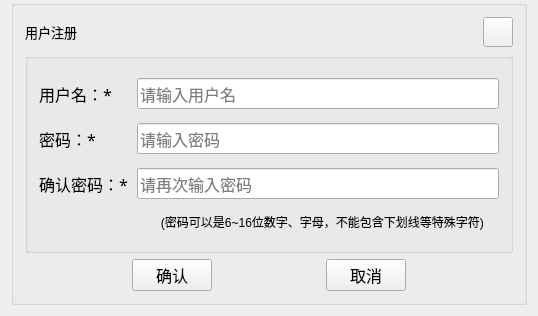
<?xml version="1.0" encoding="UTF-8"?>
<ui version="4.0">
 <class>addUser</class>
 <widget class="QWidget" name="addUser">
  <property name="geometry">
   <rect>
    <x>0</x>
    <y>0</y>
    <width>538</width>
    <height>316</height>
   </rect>
  </property>
  <property name="windowTitle">
   <string>addUser</string>
  </property>
  <layout class="QGridLayout" name="gridLayout_3">
   <property name="topMargin">
    <number>0</number>
   </property>
   <item row="0" column="0">
    <widget class="QGroupBox" name="groupBox_2">
     <property name="title">
      <string/>
     </property>
     <layout class="QGridLayout" name="gridLayout">
      <item row="0" column="0">
       <widget class="QLabel" name="label">
        <property name="font">
         <font>
          <family>微软雅黑</family>
          <pointsize>10</pointsize>
          <weight>50</weight>
          <italic>false</italic>
          <bold>false</bold>
         </font>
        </property>
        <property name="styleSheet">
         <string notr="true">font: 10pt &quot;微软雅黑&quot;;</string>
        </property>
        <property name="text">
         <string>用户注册</string>
        </property>
        <property name="alignment">
         <set>Qt::AlignLeading|Qt::AlignLeft|Qt::AlignVCenter</set>
        </property>
       </widget>
      </item>
      <item row="0" column="1">
       <widget class="QPushButton" name="btnClose">
        <property name="minimumSize">
         <size>
          <width>30</width>
          <height>30</height>
         </size>
        </property>
        <property name="maximumSize">
         <size>
          <width>30</width>
          <height>30</height>
         </size>
        </property>
        <property name="text">
         <string/>
        </property>
        <property name="icon">
         <iconset resource="res.qrc">
          <normaloff>:/res/SoftIcon/Cancel.png</normaloff>:/res/SoftIcon/Cancel.png</iconset>
        </property>
        <property name="iconSize">
         <size>
          <width>30</width>
          <height>30</height>
         </size>
        </property>
       </widget>
      </item>
      <item row="1" column="0" colspan="2">
       <widget class="QGroupBox" name="groupBox">
        <property name="sizePolicy">
         <sizepolicy hsizetype="Preferred" vsizetype="Expanding">
          <horstretch>0</horstretch>
          <verstretch>0</verstretch>
         </sizepolicy>
        </property>
        <property name="title">
         <string/>
        </property>
        <layout class="QGridLayout" name="gridLayout_2">
         <item row="2" column="2">
          <widget class="QLineEdit" name="CustomerRePwd">
           <property name="minimumSize">
            <size>
             <width>0</width>
             <height>30</height>
            </size>
           </property>
           <property name="font">
            <font>
             <family>楷体</family>
             <pointsize>12</pointsize>
            </font>
           </property>
           <property name="echoMode">
            <enum>QLineEdit::Password</enum>
           </property>
           <property name="placeholderText">
            <string>请再次输入密码</string>
           </property>
          </widget>
         </item>
         <item row="1" column="0">
          <widget class="QLabel" name="labUserPwd">
           <property name="font">
            <font>
             <family>楷体</family>
             <pointsize>12</pointsize>
            </font>
           </property>
           <property name="text">
            <string>密码：*</string>
           </property>
          </widget>
         </item>
         <item row="2" column="0" colspan="2">
          <widget class="QLabel" name="labUserPwd_2">
           <property name="font">
            <font>
             <family>楷体</family>
             <pointsize>12</pointsize>
            </font>
           </property>
           <property name="text">
            <string>确认密码：*</string>
           </property>
          </widget>
         </item>
         <item row="0" column="0">
          <widget class="QLabel" name="labUserName">
           <property name="font">
            <font>
             <family>楷体</family>
             <pointsize>12</pointsize>
            </font>
           </property>
           <property name="text">
            <string>用户名：*   </string>
           </property>
          </widget>
         </item>
         <item row="0" column="2">
          <widget class="QLineEdit" name="CustomerName">
           <property name="minimumSize">
            <size>
             <width>0</width>
             <height>30</height>
            </size>
           </property>
           <property name="font">
            <font>
             <family>楷体</family>
             <pointsize>12</pointsize>
            </font>
           </property>
           <property name="echoMode">
            <enum>QLineEdit::Normal</enum>
           </property>
           <property name="placeholderText">
            <string>请输入用户名</string>
           </property>
          </widget>
         </item>
         <item row="1" column="2">
          <widget class="QLineEdit" name="CustomerPwd">
           <property name="minimumSize">
            <size>
             <width>0</width>
             <height>30</height>
            </size>
           </property>
           <property name="font">
            <font>
             <family>楷体</family>
             <pointsize>12</pointsize>
            </font>
           </property>
           <property name="echoMode">
            <enum>QLineEdit::Password</enum>
           </property>
           <property name="placeholderText">
            <string>请输入密码</string>
           </property>
          </widget>
         </item>
         <item row="3" column="1" colspan="2">
          <widget class="QLabel" name="label_2">
           <property name="sizePolicy">
            <sizepolicy hsizetype="Preferred" vsizetype="Maximum">
             <horstretch>0</horstretch>
             <verstretch>0</verstretch>
            </sizepolicy>
           </property>
           <property name="text">
            <string>         (密码可以是6~16位数字、字母，不能包含下划线等特殊字符)</string>
           </property>
          </widget>
         </item>
        </layout>
       </widget>
      </item>
      <item row="2" column="0" colspan="2">
       <layout class="QHBoxLayout" name="horizontalLayout">
        <item>
         <spacer name="horizontalSpacer">
          <property name="orientation">
           <enum>Qt::Horizontal</enum>
          </property>
          <property name="sizeHint" stdset="0">
           <size>
            <width>40</width>
            <height>20</height>
           </size>
          </property>
         </spacer>
        </item>
        <item>
         <widget class="QPushButton" name="btnOk">
          <property name="sizePolicy">
           <sizepolicy hsizetype="Preferred" vsizetype="Minimum">
            <horstretch>0</horstretch>
            <verstretch>0</verstretch>
           </sizepolicy>
          </property>
          <property name="font">
           <font>
            <family>楷体</family>
            <pointsize>12</pointsize>
           </font>
          </property>
          <property name="cursor">
           <cursorShape>OpenHandCursor</cursorShape>
          </property>
          <property name="toolTip">
           <string>确认注册</string>
          </property>
          <property name="text">
           <string>确认</string>
          </property>
          <property name="icon">
           <iconset resource="res.qrc">
            <normaloff>:/res/SoftIcon/check.png</normaloff>:/res/SoftIcon/check.png</iconset>
          </property>
          <property name="iconSize">
           <size>
            <width>20</width>
            <height>20</height>
           </size>
          </property>
         </widget>
        </item>
        <item>
         <spacer name="horizontalSpacer_2">
          <property name="orientation">
           <enum>Qt::Horizontal</enum>
          </property>
          <property name="sizeHint" stdset="0">
           <size>
            <width>40</width>
            <height>20</height>
           </size>
          </property>
         </spacer>
        </item>
        <item>
         <widget class="QPushButton" name="btnCancel">
          <property name="sizePolicy">
           <sizepolicy hsizetype="Minimum" vsizetype="Preferred">
            <horstretch>0</horstretch>
            <verstretch>0</verstretch>
           </sizepolicy>
          </property>
          <property name="font">
           <font>
            <family>楷体</family>
            <pointsize>12</pointsize>
           </font>
          </property>
          <property name="cursor">
           <cursorShape>OpenHandCursor</cursorShape>
          </property>
          <property name="toolTip">
           <string>&lt;html&gt;&lt;head/&gt;&lt;body&gt;&lt;p&gt;&lt;br/&gt;&lt;/p&gt;&lt;/body&gt;&lt;/html&gt;</string>
          </property>
          <property name="whatsThis">
           <string>&lt;html&gt;&lt;head/&gt;&lt;body&gt;&lt;p&gt;&lt;br/&gt;&lt;/p&gt;&lt;/body&gt;&lt;/html&gt;</string>
          </property>
          <property name="text">
           <string>取消</string>
          </property>
          <property name="icon">
           <iconset resource="res.qrc">
            <normaloff>:/res/SoftIcon/Cancel.png</normaloff>:/res/SoftIcon/Cancel.png</iconset>
          </property>
          <property name="iconSize">
           <size>
            <width>20</width>
            <height>20</height>
           </size>
          </property>
         </widget>
        </item>
        <item>
         <spacer name="horizontalSpacer_3">
          <property name="orientation">
           <enum>Qt::Horizontal</enum>
          </property>
          <property name="sizeHint" stdset="0">
           <size>
            <width>40</width>
            <height>20</height>
           </size>
          </property>
         </spacer>
        </item>
       </layout>
      </item>
     </layout>
    </widget>
   </item>
  </layout>
 </widget>
 <layoutdefault spacing="6" margin="11"/>
 <resources>
  <include location="res.qrc"/>
 </resources>
 <connections/>
</ui>
